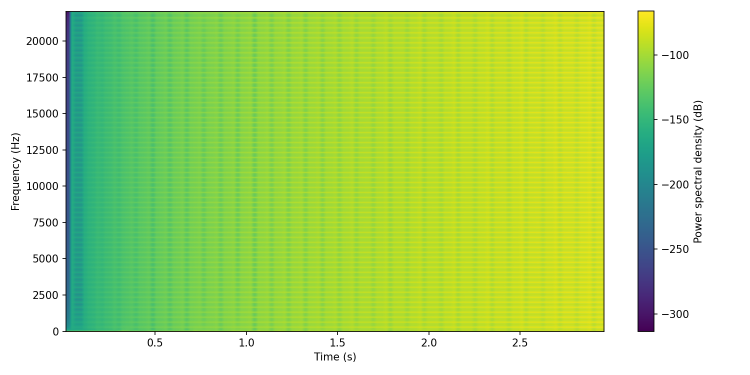
#> input picture test.png, 1500 x 750 px (shown at 1/2 size)
$ python spectrogram.py test.png
#> lines starting #> are read from the running program, lines starting #| are printed output that depends on the picture
import numpy as np
import matplotlib.image as mpimg
import wave
from array import array


def make_wav(image_filename):
    """ Make a WAV file having a spectrogram resembling an image """
#> called with image_filename = 'test.png'
    # Load image
    image = mpimg.imread(image_filename)
#> image is the input picture: shape (750, 1500, 4) float32; mean R, G, B, A 0.728, 0.874, 0.519, 1
    # convert to grayscale
    image = np.sum(image, axis=2)
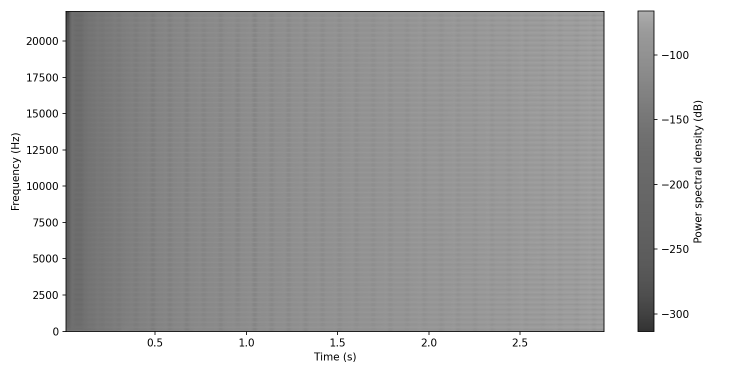
#> image: shape (750, 1500) float32 (shown at 1/2 size); min 1, max 4, mean 3.12; drawn with min black and max white
    # transpose to put pixels into the processing orientation (time x frequency)
    image = image.T
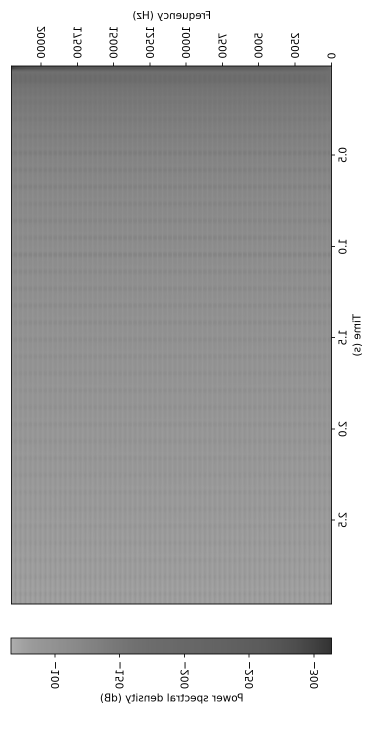
#> image: shape (1500, 750) float32 (shown at 1/2 size); min 1, max 4, mean 3.12; drawn with min black and max white
    # flip the frequency axis (y-axis of the spectrogram) so the generated
    # spectrogram keeps the same vertical orientation as the input image
    image = np.flip(image, axis=1)
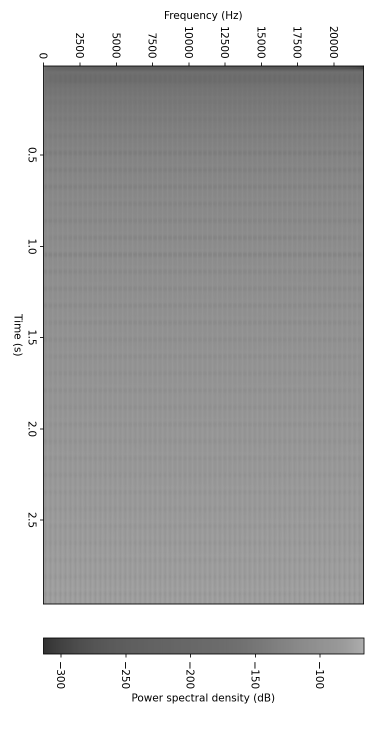
#> image: shape (1500, 750) float32 (shown at 1/2 size); min 1, max 4, mean 3.12; drawn with min black and max white
    image = image**3
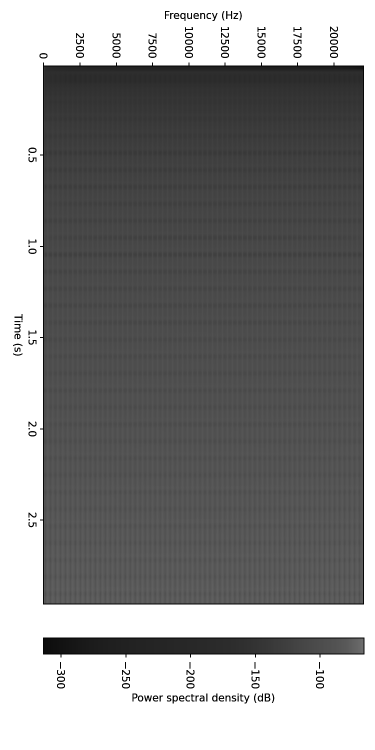
#> image: shape (1500, 750) float32 (shown at 1/2 size); min 1, max 64, mean 35; drawn with min black and max white
    w, h = image.shape
#> w = 1500; h = 750

    # Fourier transform, normalize, remove DC bias
    data = np.fft.irfft(image, h*2, axis=1).reshape((w*h*2))
    data -= np.average(data)
    data *= (2**15-1.)/np.amax(data)
    data = array("h", np.int16(data)).tobytes()

    # Write to disk
    # open file in binary write mode
    output_file = wave.open(image_filename+".wav", "wb")
    output_file.setparams((1, 2, 44100, 0, "NONE", "not compressed"))
    output_file.writeframes(data)
    output_file.close()
    print ("Wrote %s.wav" % image_filename)


if __name__ == "__main__":
    import sys
    make_wav(sys.argv[1])
